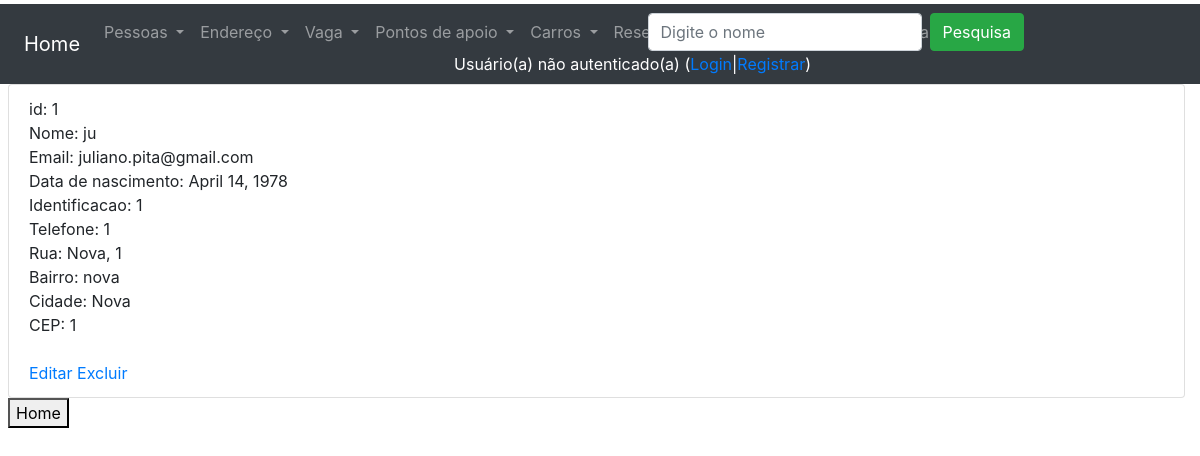
/accounts/listagemClientes/, run on an earlier commit of the app's database.
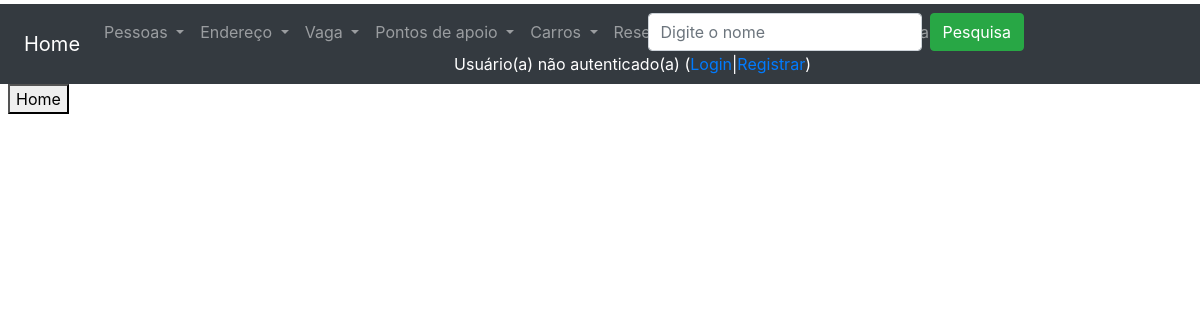
And on a later commit of the database.
### core/models.py (models this page shows, shortened)
class Pessoa(models.Model):
    nome = models.CharField(max_length=100, verbose_name='Nome')
    identificacao = models.IntegerField(default=0, verbose_name='Identificação')
    telefone = models.IntegerField(default=0, verbose_name='Telefone')
    endereco = models.ForeignKey(Endereco, on_delete=models.DO_NOTHING, verbose_name='Endereço')
    user = models.ForeignKey(CustomUser, on_delete=models.DO_NOTHING, verbose_name='User')  # verificar se é assim
    class Meta:
        verbose_name_plural = 'Pessoas'

class Cliente(Pessoa):
    dataNascimento = models.DateField(verbose_name='Data de Nascimento')
    isActive = models.BooleanField(default=True, verbose_name='Ativo?')
    class Meta:
        verbose_name_plural = 'Clientes'

class Pessoa(models.Model):
    nome = models.CharField(max_length=100, verbose_name='Nome')
    identificacao = models.IntegerField(default=0, verbose_name='Identificação')
    telefone = models.IntegerField(default=0, verbose_name='Telefone')
    endereco = models.ForeignKey(Endereco, on_delete=models.DO_NOTHING, verbose_name='Endereço')
    user = models.ForeignKey(CustomUser, on_delete=models.DO_NOTHING, verbose_name='User')  # verificar se é assim
    class Meta:
        verbose_name_plural = 'Pessoas'

class Endereco(models.Model):
    rua = models.CharField(max_length=100, verbose_name='Rua')
    cidade = models.CharField(max_length=50, verbose_name='Cidade')
    numero = models.IntegerField(default=0, verbose_name='Número')
    bairro = models.CharField(max_length=50, verbose_name='Bairro')
    cep = models.IntegerField(default=0000000, verbose_name='CEP')
    class Meta:
        verbose_name_plural = 'Endereços'

### users/models.py (models this page shows, shortened)
class CustomUser(AbstractUser):
    username = None
    email = models.EmailField(_("email address"), unique=True)
    USERNAME_FIELD = "email"
    REQUIRED_FIELDS = []
    objects = CustomUserManager()

### core/views.py (the view)
# urls.py: path('accounts/listagemClientes/', listagemClientes, name='url_listagem_clientes'),
def listagemClientes(request):
    if request.POST and request.POST['input_pesquisa']:
        dados = Cliente.objects.filter(pessoa__nome__icontains=request.POST['input_pesquisa'])
    else:
        dados = Cliente.objects.all()
    contexto = {'dados': dados, 'text_input': 'Digite o nome', 'listagem': 'listagem'}
    return render(request, 'core/listagem_clientes.html', contexto)

### core/templates/core/listagem_clientes.html (shortened to what this page needs)
{% extends 'base.html' %}
{% load static %}
{% block main %}
    <ul class="list-group">
        {% for i in dados %}
            {% if i.isActive == True %}
                <li class="list-group-item">
                    id: {{ i.id }} <br>
                    Nome: {{ i.nome }} <br>
                    Email: {{ i.user.email }} <br>
                    Data de nascimento: {{ i.dataNascimento }} <br>
                    Identificacao: {{ i.identificacao }} <br>
                    Telefone: {{ i.telefone }} <br>
                    Rua: {{ i.endereco.rua }}, {{ i.endereco.numero }} <br>
                    Bairro: {{ i.endereco.bairro }}<br>
                    Cidade: {{ i.endereco.cidade }} <br>
                    CEP: {{ i.endereco.cep }} <br>
                    <br>
                    <a href="{% url 'url_altera_cliente' i.id %}">Editar</a>
                    <a href="{% url 'url_exclui_cliente' i.id %}">Excluir</a>
                </li>
            {% endif %}
        {% empty %}
            Não há clientes cadastrados.
        {% endfor %}
    </ul>
    <button onclick="window.location.href='/'">Home</button>
{% endblock %}

What changed in the data, as far as the page shows it:
no longer on this page (row edited): Cliente: id "1", nome "ju", user.email "juliano.pita@gmail.com", dataNascimento "April 14, 1978", identificacao "1", telefone "1", endereco.rua "Nova", endereco.numero "1", endereco.bairro "nova", endereco.cidade "Nova", endereco.cep "1"
